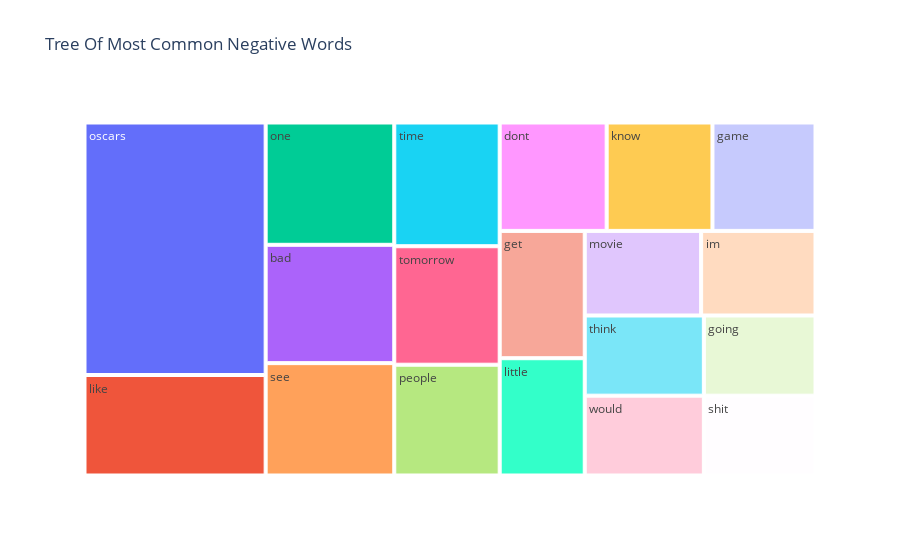

The notebook cell saved with this chart:
### Code cell
fig = px.treemap(temp_negative, path=['Common_words'], values='count',title='Tree Of Most Common Negative Words')
fig.show()

### Figure 1 — Plotly figure (JSON) as saved in the notebook; plotly's stock layout.template omitted (floating-point values rounded to 4 significant figures)
{"data": [{"branchvalues": "total", "domain": {"x": [0, 1], "y": [0, 1]}, "hovertemplate": "labels=%{label}<br>count=%{value}<br>parent=%{parent}<br>id=%{id}<extra></extra>", "ids": ["bad", "dont", "game", "get", "going", "im", "know", "like", "little", "movie", "one", "oscars", "people", "see", "shit", "think", "time", "tomorrow", "would"], "labels": ["bad", "dont", "game", "get", "going", "im", "know", "like", "little", "movie", "one", "oscars", "people", "see", "shit", "think", "time", "tomorrow", "would"], "name": "", "parents": ["", "", "", "", "", "", "", "", "", "", "", "", "", "", "", "", "", "", ""], "type": "treemap", "values": [357, 272, 262, 254, 210, 227, 269, 427, 234, 231, 369, 1073, 274, 339, 209, 224, 306, 293, 223]}], "layout": {"legend": {"tracegroupgap": 0}, "title": {"text": "Tree Of Most Common Negative Words"}}}
